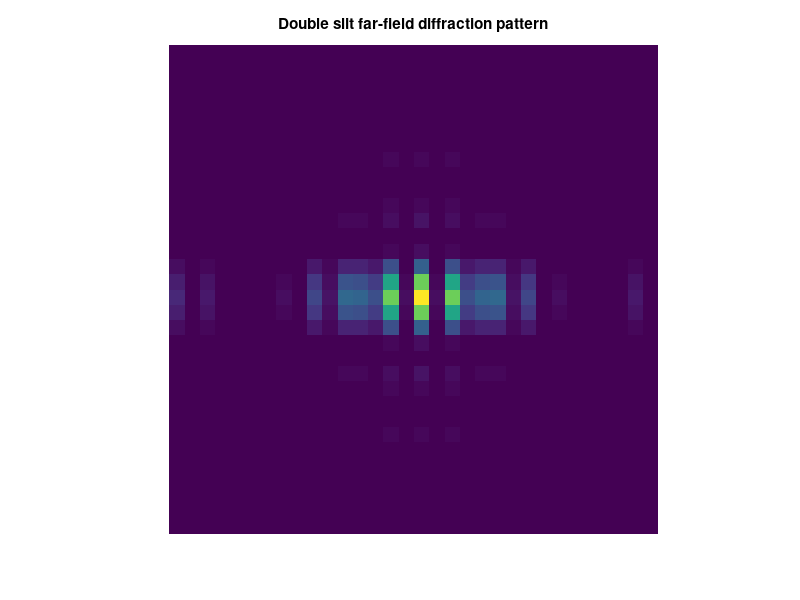

This chart was generated by the following MATLAB code:
N2 = 16;
[gx, gy] = meshgrid( -1: 1/N2: (N2-1)/N2 );

% aperture       = ( abs(gx) < 4/N2 ) .* ( abs(gy) < 2/N2 );
% lightsource    = double( aperture );
% farfieldsignal = fft2( lightsource );
% 
% farfieldintensity = real( farfieldsignal .* conj( farfieldsignal ) );
% 
% imagesc( fftshift( farfieldintensity ) );
% axis( 'equal' ); axis( 'off' );
% title( 'Rectangular aperture far-field diffraction pattern' );

width = 2;
height = 5;
dist = 8;

% for dist = 1:20
    slits          = (abs( gx ) <= (dist+width)/N2) .* (abs( gx ) >= dist/N2);
    aperture       = slits .* (abs(gy) < height/N2);
    lightsource    = double( aperture );
    farfieldsignal = fft2( lightsource );


    farfieldintensity = real( farfieldsignal .* conj( farfieldsignal ) );
    imagesc( fftshift( farfieldintensity ) );
    axis( 'equal' ); axis( 'off' );
    title( 'Double slit far-field diffraction pattern' );
    pause(1.0);
% end